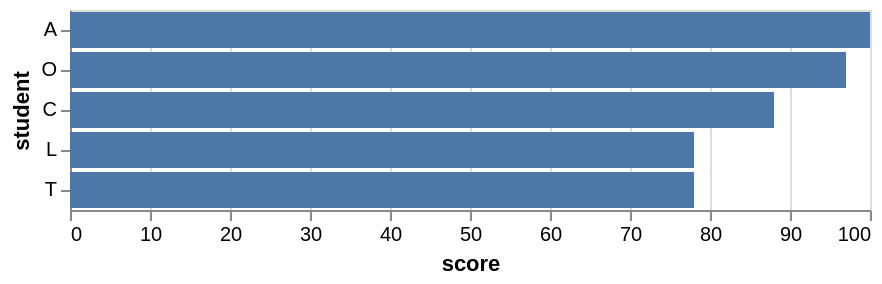

The Vega-Lite source for this figure:
### Vega specification from a JSON file in a GitHub repository (floating-point values rounded to 4 significant figures)
{"$schema": "https://vega.github.io/schema/vega/v5.json", "description": "A bar graph showing the scores of the top 5 students. This shows an example of the window transform, for how the top K (5) can be filtered, and also how a rank can be computed for each student.", "background": "white", "padding": 5, "width": 400, "style": "cell", "data": [{"name": "source_0", "values": [{"student": "A", "score": 100}, {"student": "B", "score": 56}, {"student": "C", "score": 88}, {"student": "D", "score": 65}, {"student": "E", "score": 45}, {"student": "F", "score": 23}, {"student": "G", "score": 66}, {"student": "H", "score": 67}, {"student": "I", "score": 13}, {"student": "J", "score": 12}, {"student": "K", "score": 50}, {"student": "L", "score": 78}, {"student": "M", "score": 66}, {"student": "N", "score": 30}, {"student": "O", "score": 97}, {"student": "P", "score": 75}, {"student": "Q", "score": 24}, {"student": "R", "score": 42}, {"student": "S", "score": 76}, {"student": "T", "score": 78}, {"student": "U", "score": 21}, {"student": "V", "score": 46}]}, {"name": "data_0", "source": "source_0", "transform": [{"type": "window", "params": [null], "as": ["rank"], "ops": ["rank"], "fields": [null], "sort": {"field": ["score"], "order": ["descending"]}}, {"type": "filter", "expr": "datum.rank <= 5"}]}, {"name": "data_1", "source": "data_0", "transform": [{"type": "stack", "groupby": ["student"], "field": "score", "sort": {"field": [], "order": []}, "as": ["score_start", "score_end"], "offset": "zero"}, {"type": "filter", "expr": "isValid(datum[\"score\"]) && isFinite(+datum[\"score\"])"}]}], "signals": [{"name": "y_step", "value": 20}, {"name": "height", "update": "bandspace(domain('y').length, 0.1, 0.05) * y_step"}], "marks": [{"name": "marks", "type": "rect", "style": ["bar"], "from": {"data": "data_1"}, "encode": {"update": {"fill": {"value": "#4c78a8"}, "ariaRoleDescription": {"value": "bar"}, "description": {"signal": "\"score: \" + (format(datum[\"score\"], \"\")) + \"; student: \" + (isValid(datum[\"student\"]) ? datum[\"student\"] : \"\"+datum[\"student\"])"}, "x": {"scale": "x", "field": "score_end"}, "x2": {"scale": "x", "field": "score_start"}, "y": {"scale": "y", "field": "student"}, "height": {"signal": "max(0.25, bandwidth('y'))"}}}}], "scales": [{"name": "x", "type": "linear", "domain": {"data": "data_1", "fields": ["score_start", "score_end"]}, "range": [0, {"signal": "width"}], "nice": true, "zero": true}, {"name": "y", "type": "band", "domain": {"data": "data_0", "field": "student", "sort": {"op": "average", "field": "score", "order": "descending"}}, "range": {"step": {"signal": "y_step"}}, "paddingInner": 0.1, "paddingOuter": 0.05}], "axes": [{"scale": "x", "orient": "bottom", "gridScale": "y", "grid": true, "tickCount": {"signal": "ceil(width/40)"}, "domain": false, "labels": false, "aria": false, "maxExtent": 0, "minExtent": 0, "ticks": false, "zindex": 0}, {"scale": "x", "orient": "bottom", "grid": false, "title": "score", "labelFlush": true, "labelOverlap": true, "tickCount": {"signal": "ceil(width/40)"}, "zindex": 0}, {"scale": "y", "orient": "left", "grid": false, "title": "student", "zindex": 0}]}
